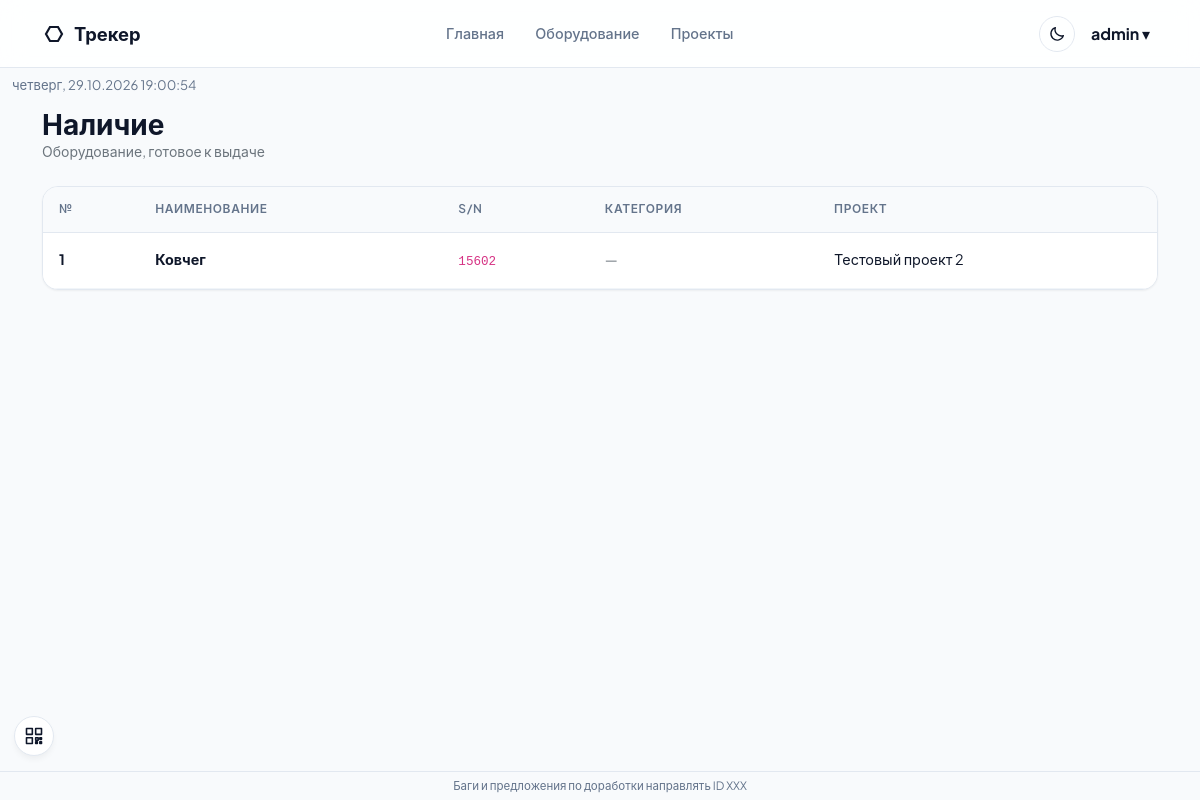
/stock (signed in), run on the app's committed database.
### app/models.py (models this page shows, shortened)
class User(UserMixin, db.Model):
    __tablename__ = 'users'
    id = db.Column(db.Integer, primary_key=True)
    username = db.Column(db.String(64), unique=True, nullable=False)
    password_hash = db.Column(db.String(256), nullable=False)
    password_plain = db.Column(db.String(256))
    must_change_password = db.Column(db.Boolean, default=False, nullable=False)
    role = db.Column(db.String(20), default='user')
    can_report = db.Column(db.Boolean, default=False)
    can_data = db.Column(db.Boolean, default=False)
    created_at = db.Column(db.DateTime, default=datetime.utcnow)
    equipments = db.relationship('Equipment', backref='owner', lazy='dynamic')
    projects = db.relationship('Project', backref='owner', lazy='dynamic')
    employees = db.relationship('Employee', backref='owner', lazy='dynamic')
    operations = db.relationship('Operation', backref='owner', lazy='dynamic')
    @property
    def is_admin(self):
        return self.role == 'admin'
    @property
    def can_use_report(self):
        return self.is_admin or bool(self.can_report)
    @property
    def can_use_data(self):
        return self.is_admin or bool(self.can_data)

class Equipment(db.Model):
    __tablename__ = 'equipments'
    id = db.Column(db.Integer, primary_key=True)
    user_id = db.Column(db.Integer, db.ForeignKey('users.id'), nullable=False)
    name = db.Column(db.String(120), nullable=False)
    category = db.Column(db.String(60))
    decimal_number = db.Column(db.String(100))
    serial_number = db.Column(db.String(100), nullable=True)
    status = db.Column(db.String(80), default='На складе')
    project_id = db.Column(db.Integer, db.ForeignKey('projects.id'), nullable=True)
    kit_id = db.Column(db.Integer, db.ForeignKey('kits.id'), nullable=True)
    received_at = db.Column(db.DateTime, default=datetime.utcnow)
    received_from = db.Column(db.String(255))
    acceptance_report = db.Column(db.String(500))
    photo_path = db.Column(db.String(500))
    status_before_archive = db.Column(db.String(80))
    photos = db.relationship('EquipmentPhoto', backref='equipment', cascade='all, delete-orphan', lazy=True)
    created_at = db.Column(db.DateTime, default=datetime.utcnow)
    operation_items = db.relationship('OperationItem', backref='equipment', lazy=True)

class Project(db.Model):
    __tablename__ = 'projects'
    id = db.Column(db.Integer, primary_key=True)
    user_id = db.Column(db.Integer, db.ForeignKey('users.id'), nullable=False)
    name = db.Column(db.String(120), nullable=False)
    description = db.Column(db.Text)
    archived = db.Column(db.Boolean, default=False, nullable=False)
    created_at = db.Column(db.DateTime, default=datetime.utcnow)
    equipments = db.relationship('Equipment', backref='project', lazy=True)
    kits = db.relationship('Kit', backref='project', cascade='all, delete-orphan', lazy=True)

### app/routes/main.py (the view)
@main_bp.route('/stock')
@login_required
def stock():
    items = Equipment.query.filter_by(user_id=current_user.id, status='На складе').all()
    return render_template('stock.html', items=items)

### app/routes/main.py (called while the page is built)
def connect_url():
    host = request.host
    name, _, port = host.partition(':') if not host.startswith('[') else (host, '', '')
    if name in ('localhost', '127.0.0.1', '0.0.0.0', ''):
        host = _lan_ip() + (':' + port if port else '')
    return f'{request.scheme}://{host}'

### templates/stock.html (shortened to what this page needs)
{% extends 'base.html' %}
{% block content %}
<div class="mb-4">
    <h3 class="fw-bold m-0">Наличие</h3>
    <p class="text-secondary small m-0">Оборудование, готовое к выдаче</p>
</div>
<div class="card-custom p-0 overflow-hidden">
    <table class="table-custom">
        <thead>
            <tr>
                <th>№</th>
                <th>Наименование</th>
                <th>S/N</th>
                <th>Категория</th>
                <th>Проект</th>
            </tr>
        </thead>
        <tbody>
            {% for item in items %}
            <tr>
                <td><strong>{{ loop.index }}</strong></td>
                <td><strong>{{ item.name }}</strong></td>
                <td><code>{{ item.serial_number or 'б/н' }}</code></td>
                <td class="text-secondary">{{ item.category or '—' }}</td>
                <td>{{ item.project.name if item.project else '—' }}</td>
            </tr>
            {% else %}
            <tr><td colspan="5" class="text-center py-4 text-secondary">На складе пусто</td></tr>
            {% endfor %}
        </tbody>
    </table>
</div>
{% endblock %}

### templates/base.html (shortened to what this page needs)
<!DOCTYPE html>
<html lang="ru">
<head>
<link href="https://cdn.jsdelivr.net/npm/bootstrap@5.3.0/dist/css/bootstrap.min.css" rel="stylesheet">
<link rel="stylesheet" href="{{ url_for('static', filename='css/style.css') }}">
</head>
<body>
{% if current_user.is_authenticated %}
<nav class="navbar-custom mb-0"><div class="container d-flex align-items-center justify-content-between">
<a class="navbar-brand-custom text-decoration-none" href="{{ url_for('main.index') }}">
<svg class="brand-icon" width="24" height="24" viewBox="0 0 24 24" fill="none" stroke="currentColor" stroke-width="2.2" aria-hidden="true"><polygon points="20,12 16,19 8,19 4,12 8,5 16,5"></polygon></svg>
<span>Трекер</span></a>
<div class="d-flex gap-1 align-items-center">
<a class="nav-link-custom text-decoration-none" href="{{ url_for('main.index') }}">Главная</a>
<a class="nav-link-custom text-decoration-none" href="{{ url_for('equipment.list_equipment') }}">Оборудование</a>
<a class="nav-link-custom text-decoration-none" href="{{ url_for('directory.projects') }}">Проекты</a>
</div>
<div class="d-flex align-items-center gap-2">
<button type="button" id="themeToggle" class="theme-toggle" aria-label="Темная тема" title="Темная тема"></button>
<div class="user-menu-wrap">
<button type="button" class="user-menu-trigger" aria-expanded="false"><strong>{{ current_user.username }}</strong> ▾</button>
</div>
</div></div></nav>
<div class="qr-widget" id="qrWidget">
  <button type="button" class="qr-toggle" title="Подключиться с телефона" aria-label="QR для подключения"><svg viewBox="0 0 24 24"><rect x="3" y="3" width="7" height="7"/><rect x="14" y="3" width="7" height="7"/><rect x="3" y="14" width="7" height="7"/><path d="M14 14h3v3h-3zM19 14h2v2h-2zM14 19h2v2h-2zM19 19h2v2h-2z"/></svg></button>
</div>
{% endif %}
<div id="appClock" class="app-clock-global" aria-live="polite"></div>
<div class="container py-2">
{% block content %}{% endblock %}
</div>
<div class="app-footer">Баги и предложения по доработки направлять ID XXX</div>
</body></html>

### static/css/style.css (style rules this page uses)
:root { --bg-main: #f8fafc; --surface: #ffffff; --text-primary: #0f172a; --text-secondary: #64748b; --accent: #2563eb; --accent-hover: #1d4ed8; --border: #e2e8f0; --border-subtle: #f1f5f9; --radius-lg: 16px; --radius-md: 10px; --radius-sm: 6px; --shadow-sm: 0 1px 2px 0 rgb(0 0 0 / 0.05); --shadow-md: 0 4px 6px -1px rgb(0 0 0 / 0.05); --button-text: var(--accent); --button-bg-hover: var(--accent); }
body { font-family: 'Plus Jakarta Sans', -apple-system, sans-serif; background-color: var(--bg-main); color: var(--text-primary); line-height: 1.5; }
.navbar-custom { background: rgba(255, 255, 255, 0.85); backdrop-filter: blur(12px); border-bottom: 1px solid var(--border); padding: 0.85rem 0; position: sticky; top: 0; z-index: 1000; }
.navbar-brand-custom { font-weight: 700; font-size: 1.15rem; color: var(--text-primary) !important; display: flex; align-items: center; gap: 0.5rem; }
.nav-link-custom { color: var(--text-secondary) !important; font-weight: 500; font-size: 0.9rem; padding: 0.5rem 0.85rem !important; border-radius: var(--radius-sm); transition: all 0.15s ease; }
.card-custom { background: var(--surface); border: 1px solid var(--border); border-radius: var(--radius-lg); box-shadow: var(--shadow-sm); padding: 1.5rem; }
.table-custom { width: 100%; border-collapse: separate; border-spacing: 0; }
.table-custom th { background: var(--bg-main); color: var(--text-secondary); font-size: 0.75rem; font-weight: 600; text-transform: uppercase; letter-spacing: 0.05em; padding: 0.85rem 1rem; border-bottom: 1px solid var(--border); }
.table-custom td { padding: 1rem; font-size: 0.9rem; border-bottom: 1px solid var(--border-subtle); background: var(--surface); vertical-align: middle; }
.btn:not(.btn-close), button:not(.btn-close):not(.user-menu-trigger):not(.menu-button) { background-color: transparent; color: var(--text-primary); border: 1px solid var(--border); }
.user-menu-wrap { position:relative }
.user-menu-trigger { background:transparent;border:0;color:var(--text-primary);padding:.5rem;cursor:pointer }
.app-footer { position:fixed;left:0;right:0;bottom:0;padding:.35rem .75rem;text-align:center;font-size:.72rem;color:var(--text-secondary);background:color-mix(in srgb,var(--bg-main) 92%,transparent);border-top:1px solid var(--border);z-index:900 }
.theme-toggle { width:36px;height:36px;padding:0;display:inline-flex;align-items:center;justify-content:center; background:transparent;border:1px solid var(--border);border-radius:50%;color:var(--text-primary);cursor:pointer; transition:background-color .15s ease,color .15s ease,border-color .15s ease; }
.app-clock-global { font-size:.82rem;color:var(--text-secondary);margin:.45rem auto .25rem;max-width:1320px;padding:0 .75rem;min-height:1.2rem;text-transform:lowercase }
:root { --bs-link-color-rgb:15,23,42;--bs-link-hover-color-rgb:15,23,42 }
html,body { overflow-x:hidden }
.qr-widget { position:fixed;left:14px;bottom:44px;z-index:950 }
.qr-toggle { width:40px;height:40px;padding:0;border-radius:50%;display:inline-flex;align-items:center;justify-content:center;background:var(--surface)!important;color:var(--text-primary)!important;border:1px solid var(--border)!important;box-shadow:var(--shadow-md);cursor:pointer }
.qr-toggle svg { width:20px;height:20px;fill:none;stroke:currentColor;stroke-width:1.9;stroke-linecap:round;stroke-linejoin:round }

### data on the page
User: username "admin"
Equipment: name "Ковчег", serial_number "15602", category "—", project "Тестовый проект 2"
